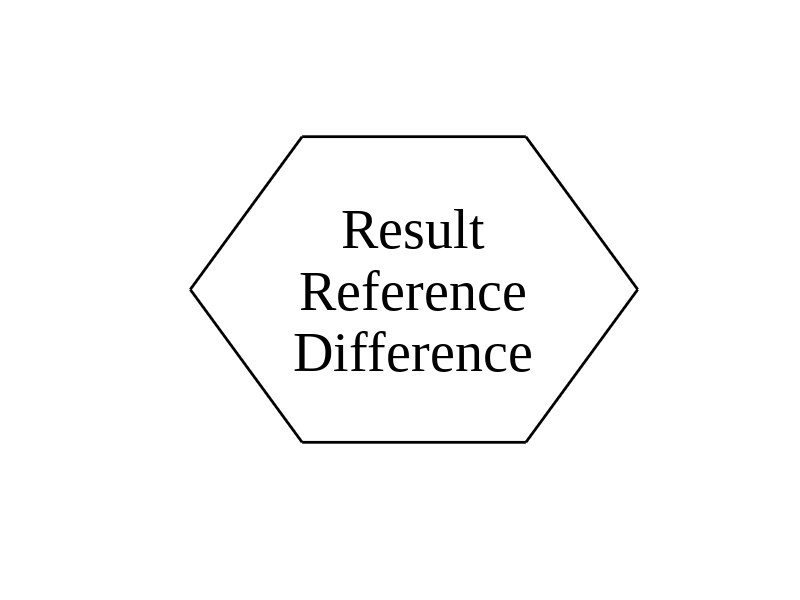

MATLAB code for this plot:
clear
close all

LW = 2;
FS = 40;
FN = 'Times New Roman';

f2f = 1;
half = 0.5 * f2f;
side = (2.0 * half) / sqrt(3.0);
base = 0.5 * side;
hex = [base, half;...
    -base, half;
    -side, 0;
    -base, -half;
    base, -half;
    side,0;
    base,half];
   
figure
hold on
plot(hex(:,1),hex(:,2),'k','LineWidth',LW)
text(0,+0.2,'Result','FontSize',FS,'FontName',FN,'HorizontalAlignment','center')
text(0,0,'Reference','FontSize',FS,'FontName',FN,'HorizontalAlignment','center')
text(0,-0.2,'Difference','FontSize',FS,'FontName',FN,'HorizontalAlignment','center')
hold off
set(gca,'Visible','off');
print(gcf,'../figs/hex_description.eps','-depsc2');
close(gcf)
